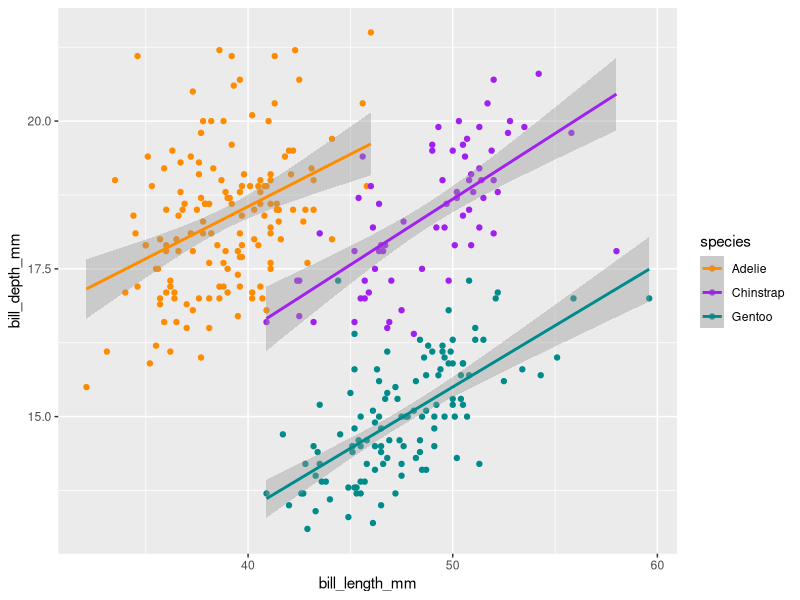
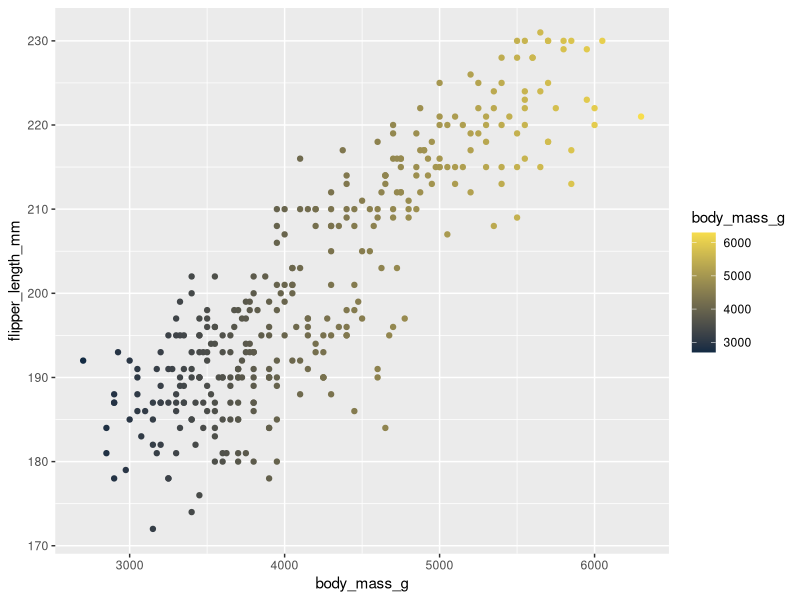
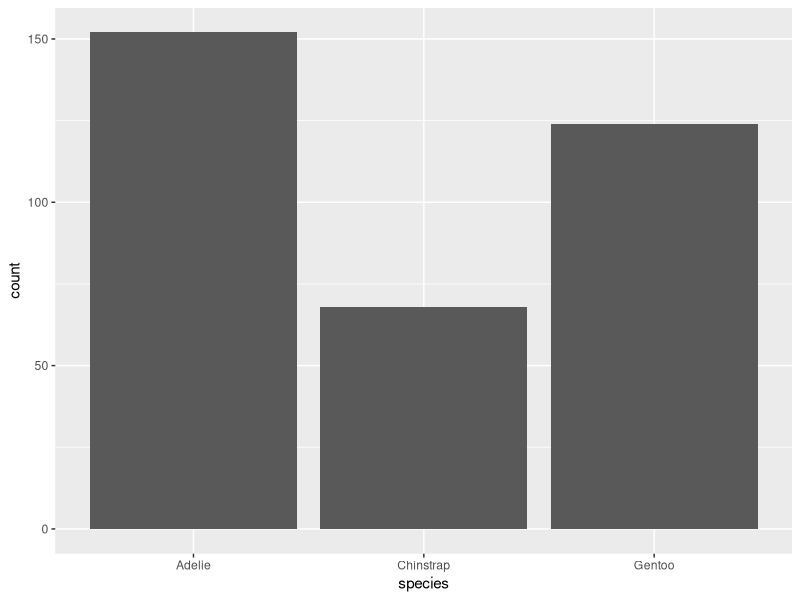
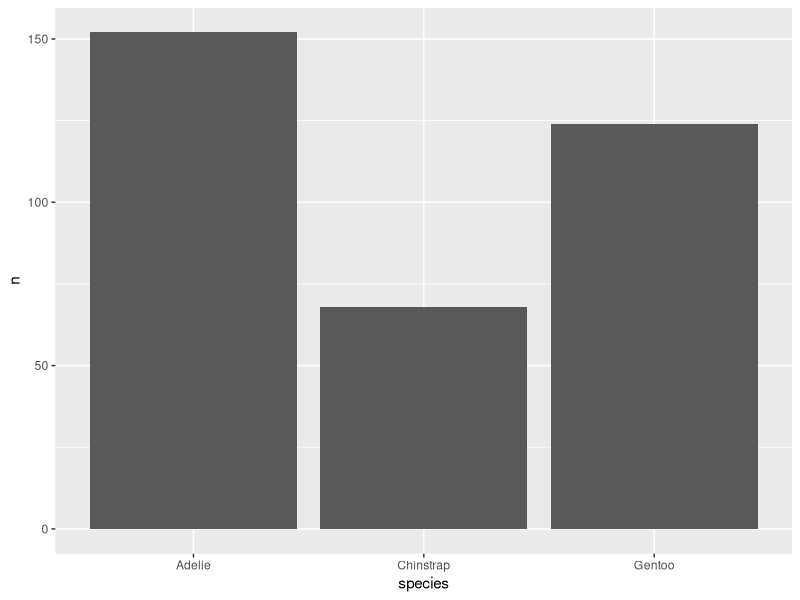
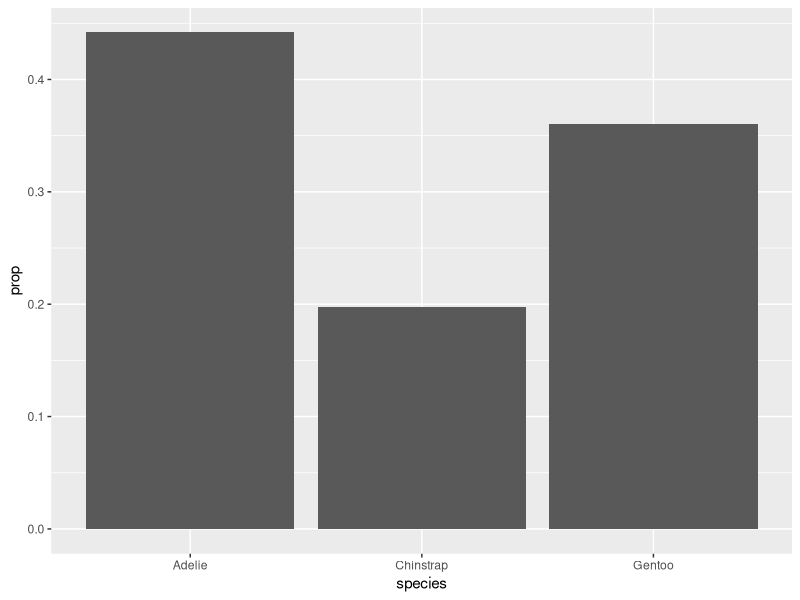
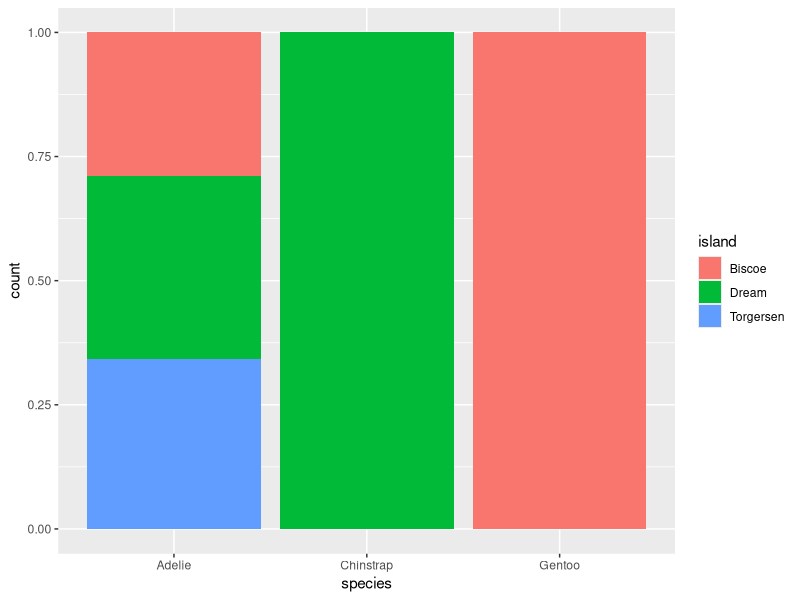
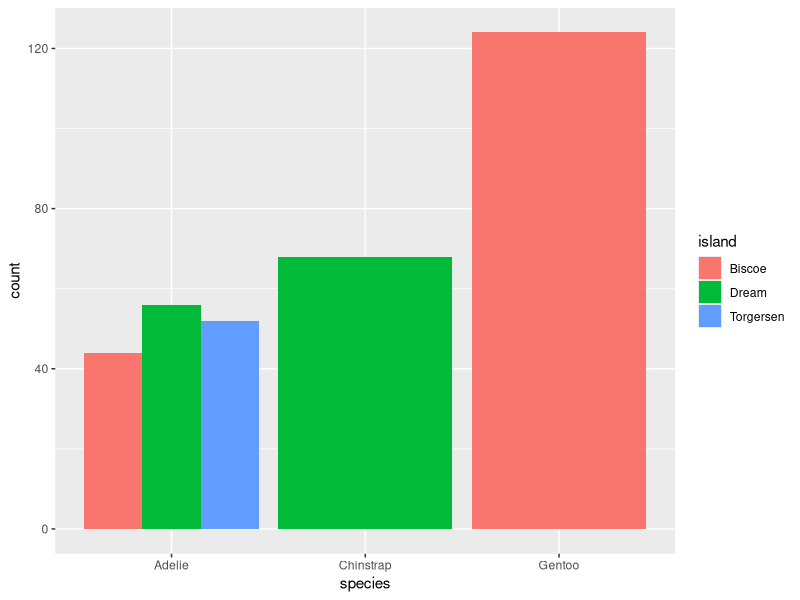
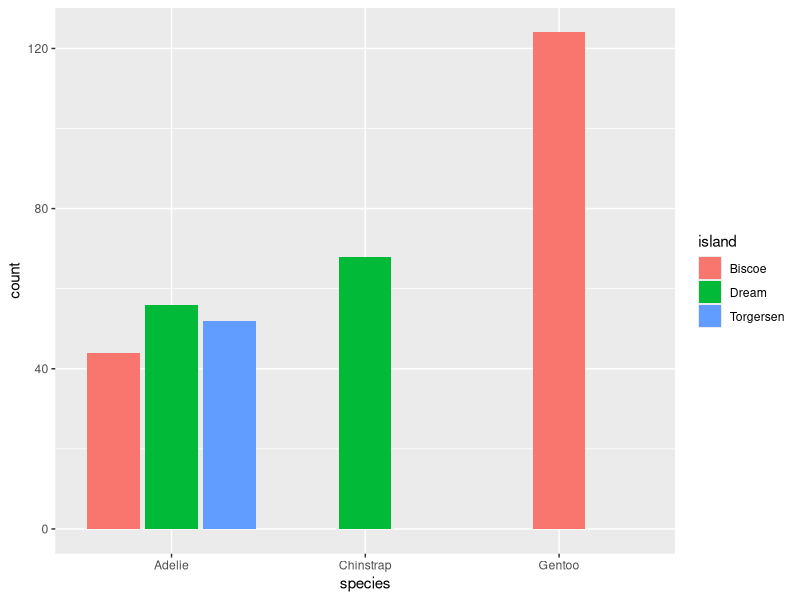

Write R code to recreate these figures, in order.
## ---- chunk 1
library(tidyverse)
library(palmerpenguins)
## ---- chunk 2
# untidy data ----
temp_data_wide <- tribble(
  ~date, ~station1, ~station2,  ~station3,
  "2023-10-01", 30.1, 29.8,  31.2,
  "2023-11-01", 28.6, 29.1,  33.4,
  "2023-12-01", 29.9, 28.5,  32.3
)

## make tidy ----
temp_data_long <- temp_data_wide %>% 
  pivot_longer(cols = starts_with("station"), 
               names_to = "station_id",
               values_to = "temp_c")
## ---- chunk 3
ggplot(data = na.omit(penguins),
       mapping = aes(x = bill_length_mm,
                     y = bill_depth_mm,
                     color = species)) +
  geom_point() +
  geom_smooth(method = "lm") +
  scale_color_manual(values = c("darkorange", "purple", "cyan4"))

# piping into a ggplot ----
# penguins %>%
#   ggplot(aes(x = bill_length_mm, y = bill_depth_mm))

# ggplot() +
#   geom_point(penguins, aes(x = bill_length_mm,
#                            y = bill_depth_mm))

# mapping color locally ----
# ggplot(data = na.omit(penguins),
#        mapping = aes(x = bill_length_mm,
#                      y = bill_depth_mm)) +
#   geom_point(aes(color = species))

## ---- chunk 4
ggplot(penguins, aes(x = body_mass_g,
                    y = flipper_length_mm,
                    color = body_mass_g)) +
  geom_point() +
  scale_color_gradient(low = "#132B43", high = "#F7DD4C")
## ---- chunk 5
ggplot(penguins, aes(x = species)) +
  geom_bar()
## ---- chunk 6
penguins_summary <- penguins %>% 
  count(species)

ggplot(penguins_summary, aes(x = species, y = n)) +
  geom_bar(stat = "identity")
## ---- chunk 7
ggplot(penguins, aes(x = species, y = after_stat(prop), group = 1)) +
  geom_bar()
## ---- chunk 8
ggplot(penguins, aes(x = species, fill = island)) +
  geom_bar(position = "fill")
## ---- chunk 9
ggplot(penguins, aes(x = species, fill = island)) +
  geom_bar(position = "dodge")
## ---- chunk 10
ggplot(penguins, aes(x = species, fill = island)) +
  geom_bar(position = position_dodge2(preserve = "single"))
## ---- chunk 11
ggplot(penguins, aes(x = species)) +
  geom_bar() +
  coord_flip()
## ---- chunk 12
ggplot(penguins, aes(x = species)) +
  geom_bar() +
  coord_polar()
## ---- chunk 13
ggplot(penguins, aes(x = species)) +
  geom_bar() + 
  coord_flip() +
  theme_classic() +
  theme(
    axis.title = element_text(size = 17, color = "purple")
  )
